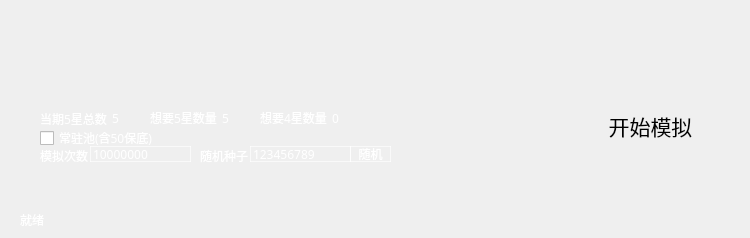
<?xml version="1.0" encoding="UTF-8"?>
<ui version="4.0">
 <class>MainWindow</class>
 <widget class="QWidget" name="MainWindow">
  <property name="geometry">
   <rect>
    <x>0</x>
    <y>0</y>
    <width>750</width>
    <height>238</height>
   </rect>
  </property>
  <property name="minimumSize">
   <size>
    <width>750</width>
    <height>238</height>
   </size>
  </property>
  <property name="maximumSize">
   <size>
    <width>750</width>
    <height>238</height>
   </size>
  </property>
  <property name="font">
   <font>
    <pointsize>14</pointsize>
   </font>
  </property>
  <property name="windowTitle">
   <string>抽卡期望模拟器 - Numba GUI</string>
  </property>
  <property name="windowIcon">
   <iconset resource="res.qrc">
    <normaloff>:/res/res/icon.png</normaloff>:/res/res/icon.png</iconset>
  </property>
  <property name="styleSheet">
   <string notr="true">QWidget { color: white; }
QLabel { color: white; }
QPushButton { color: white; }
QCheckBox { color: white; }
QLineEdit, QTextEdit, QSpinBox { background-color: rgba(0,0,0,0); color: white; border: 1px solid rgba(255,255,255,0.6); }
QTextEdit { selection-background-color: rgba(255,255,255,0.2); }
QSpinBox::up-button, QSpinBox::down-button { background: transparent; border: none; }
QSpinBox::up-arrow { image: url(:/res/res/arrow_up.svg); width: 12px; height: 8px; }
QSpinBox::down-arrow { image: url(:/res/res/arrow_down.svg); width: 12px; height: 8px; }
</string>
  </property>
  <widget class="QListView" name="background_list">
   <property name="geometry">
    <rect>
     <x>0</x>
     <y>0</y>
     <width>750</width>
     <height>239</height>
    </rect>
   </property>
   <property name="font">
    <font>
     <pointsize>12</pointsize>
    </font>
   </property>
   <property name="cursor" stdset="0">
    <cursorShape>ArrowCursor</cursorShape>
   </property>
   <property name="focusPolicy">
    <enum>Qt::NoFocus</enum>
   </property>
   <property name="styleSheet">
    <string notr="true">background: transparent; border: none; outline: none; background-image: url(:/res/res/background.png)</string>
   </property>
   <property name="verticalScrollBarPolicy">
    <enum>Qt::ScrollBarAlwaysOff</enum>
   </property>
   <property name="horizontalScrollBarPolicy">
    <enum>Qt::ScrollBarAlwaysOff</enum>
   </property>
  </widget>
  <widget class="QLineEdit" name="sims">
   <property name="geometry">
    <rect>
     <x>90</x>
     <y>146</y>
     <width>101</width>
     <height>16</height>
    </rect>
   </property>
   <property name="font">
    <font>
     <family>腾祥嘉丽大圆简</family>
     <pointsize>9</pointsize>
    </font>
   </property>
   <property name="text">
    <string>10000000</string>
   </property>
  </widget>
  <widget class="QLabel" name="label_total5">
   <property name="geometry">
    <rect>
     <x>40</x>
     <y>108</y>
     <width>71</width>
     <height>21</height>
    </rect>
   </property>
   <property name="font">
    <font>
     <family>腾祥嘉丽大圆简</family>
     <pointsize>9</pointsize>
    </font>
   </property>
   <property name="text">
    <string>当期5星总数</string>
   </property>
  </widget>
  <widget class="QSpinBox" name="want4">
   <property name="geometry">
    <rect>
     <x>330</x>
     <y>110</y>
     <width>31</width>
     <height>16</height>
    </rect>
   </property>
   <property name="font">
    <font>
     <family>腾祥嘉丽大圆简</family>
     <pointsize>9</pointsize>
    </font>
   </property>
   <property name="mouseTracking">
    <bool>false</bool>
   </property>
   <property name="focusPolicy">
    <enum>Qt::WheelFocus</enum>
   </property>
   <property name="acceptDrops">
    <bool>false</bool>
   </property>
   <property name="styleSheet">
    <string notr="true">border: none</string>
   </property>
   <property name="minimum">
    <number>0</number>
   </property>
   <property name="maximum">
    <number>50</number>
   </property>
   <property name="value">
    <number>0</number>
   </property>
  </widget>
  <widget class="QLabel" name="status">
   <property name="geometry">
    <rect>
     <x>20</x>
     <y>210</y>
     <width>101</width>
     <height>20</height>
    </rect>
   </property>
   <property name="font">
    <font>
     <family>腾祥嘉丽大圆简</family>
     <pointsize>9</pointsize>
    </font>
   </property>
   <property name="text">
    <string>就绪</string>
   </property>
  </widget>
  <widget class="QSpinBox" name="want5">
   <property name="geometry">
    <rect>
     <x>220</x>
     <y>110</y>
     <width>31</width>
     <height>16</height>
    </rect>
   </property>
   <property name="font">
    <font>
     <family>腾祥嘉丽大圆简</family>
     <pointsize>9</pointsize>
    </font>
   </property>
   <property name="styleSheet">
    <string notr="true">border: none</string>
   </property>
   <property name="minimum">
    <number>0</number>
   </property>
   <property name="maximum">
    <number>50</number>
   </property>
   <property name="value">
    <number>5</number>
   </property>
  </widget>
  <widget class="QLabel" name="label_seed">
   <property name="geometry">
    <rect>
     <x>200</x>
     <y>140</y>
     <width>71</width>
     <height>31</height>
    </rect>
   </property>
   <property name="font">
    <font>
     <family>腾祥嘉丽大圆简</family>
     <pointsize>9</pointsize>
    </font>
   </property>
   <property name="text">
    <string>随机种子</string>
   </property>
  </widget>
  <widget class="QLabel" name="label_sims">
   <property name="geometry">
    <rect>
     <x>40</x>
     <y>140</y>
     <width>61</width>
     <height>31</height>
    </rect>
   </property>
   <property name="font">
    <font>
     <family>腾祥嘉丽大圆简</family>
     <pointsize>9</pointsize>
    </font>
   </property>
   <property name="text">
    <string>模拟次数</string>
   </property>
  </widget>
  <widget class="QPushButton" name="run_btn">
   <property name="geometry">
    <rect>
     <x>590</x>
     <y>70</y>
     <width>121</width>
     <height>111</height>
    </rect>
   </property>
   <property name="font">
    <font>
     <family>腾祥嘉丽大圆简</family>
     <pointsize>16</pointsize>
    </font>
   </property>
   <property name="styleSheet">
    <string notr="true">border: none; background: transparent; color: black;</string>
   </property>
   <property name="text">
    <string>开始模拟</string>
   </property>
   <property name="flat">
    <bool>true</bool>
   </property>
  </widget>
  <widget class="QCheckBox" name="normal">
   <property name="geometry">
    <rect>
     <x>40</x>
     <y>130</y>
     <width>171</width>
     <height>16</height>
    </rect>
   </property>
   <property name="font">
    <font>
     <family>腾祥嘉丽大圆简</family>
     <pointsize>9</pointsize>
    </font>
   </property>
   <property name="text">
    <string>常驻池(含50保底)</string>
   </property>
   <property name="checked">
    <bool>false</bool>
   </property>
  </widget>
  <widget class="QLabel" name="label_want4">
   <property name="geometry">
    <rect>
     <x>260</x>
     <y>110</y>
     <width>71</width>
     <height>16</height>
    </rect>
   </property>
   <property name="font">
    <font>
     <family>腾祥嘉丽大圆简</family>
     <pointsize>9</pointsize>
    </font>
   </property>
   <property name="mouseTracking">
    <bool>false</bool>
   </property>
   <property name="focusPolicy">
    <enum>Qt::NoFocus</enum>
   </property>
   <property name="acceptDrops">
    <bool>false</bool>
   </property>
   <property name="text">
    <string>想要4星数量</string>
   </property>
  </widget>
  <widget class="QLabel" name="label_want5">
   <property name="geometry">
    <rect>
     <x>150</x>
     <y>110</y>
     <width>71</width>
     <height>16</height>
    </rect>
   </property>
   <property name="font">
    <font>
     <family>腾祥嘉丽大圆简</family>
     <pointsize>9</pointsize>
    </font>
   </property>
   <property name="mouseTracking">
    <bool>false</bool>
   </property>
   <property name="text">
    <string>想要5星数量</string>
   </property>
  </widget>
  <widget class="QSpinBox" name="total5">
   <property name="geometry">
    <rect>
     <x>110</x>
     <y>110</y>
     <width>31</width>
     <height>16</height>
    </rect>
   </property>
   <property name="font">
    <font>
     <family>腾祥嘉丽大圆简</family>
     <pointsize>9</pointsize>
    </font>
   </property>
   <property name="styleSheet">
    <string notr="true">border: none</string>
   </property>
   <property name="minimum">
    <number>0</number>
   </property>
   <property name="maximum">
    <number>50</number>
   </property>
   <property name="value">
    <number>5</number>
   </property>
  </widget>
  <widget class="QTextEdit" name="output">
   <property name="geometry">
    <rect>
     <x>40</x>
     <y>170</y>
     <width>851</width>
     <height>61</height>
    </rect>
   </property>
   <property name="font">
    <font>
     <family>腾祥嘉丽大圆简</family>
     <pointsize>7</pointsize>
    </font>
   </property>
   <property name="styleSheet">
    <string notr="true">border: none; background: transparent;</string>
   </property>
   <property name="readOnly">
    <bool>true</bool>
   </property>
  </widget>
  <widget class="QLineEdit" name="seed">
   <property name="geometry">
    <rect>
     <x>250</x>
     <y>146</y>
     <width>101</width>
     <height>16</height>
    </rect>
   </property>
   <property name="font">
    <font>
     <family>腾祥嘉丽大圆简</family>
     <pointsize>9</pointsize>
    </font>
   </property>
   <property name="text">
    <string>123456789</string>
   </property>
  </widget>
  <widget class="QPushButton" name="random_seed_btn">
   <property name="geometry">
    <rect>
     <x>350</x>
     <y>146</y>
     <width>41</width>
     <height>16</height>
    </rect>
   </property>
   <property name="font">
    <font>
     <family>腾祥嘉丽大圆简</family>
     <pointsize>9</pointsize>
    </font>
   </property>
   <property name="styleSheet">
    <string notr="true">background: transparent; border: 1px solid rgba(255,255,255,0.6); color: white;</string>
   </property>
   <property name="text">
    <string> 随机 </string>
   </property>
  </widget>
 </widget>
 <resources>
  <include location="res.qrc"/>
 </resources>
 <connections/>
</ui>
